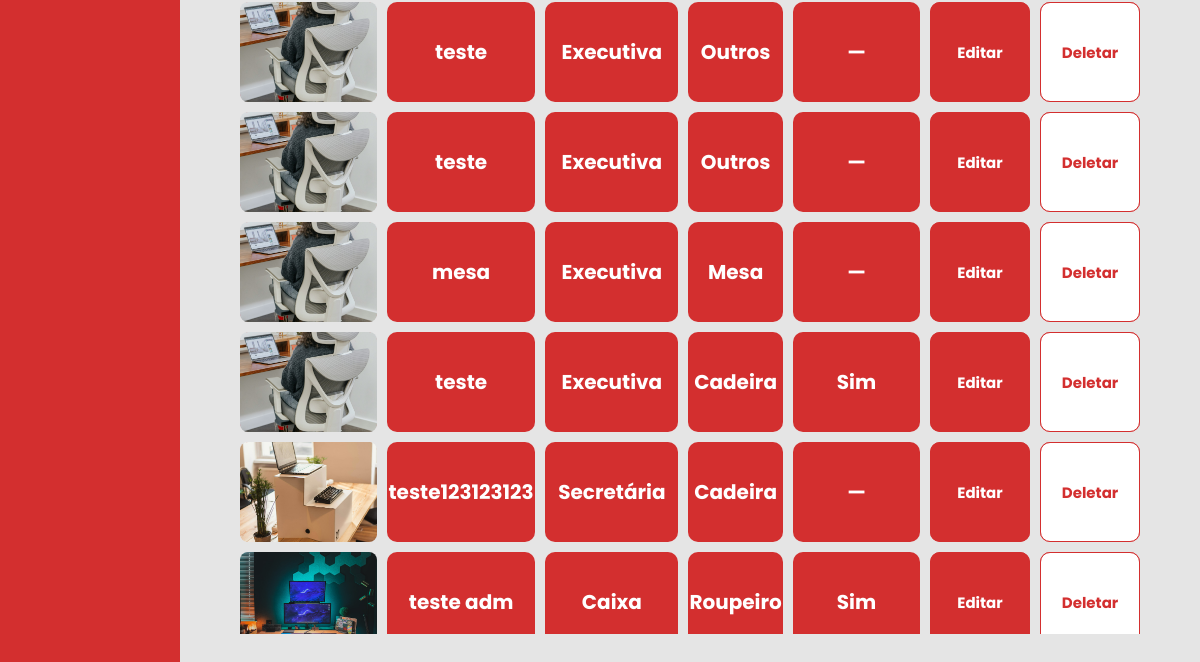
/adm/produtos/ (signed in, lower part), run on an earlier commit of the app's database.
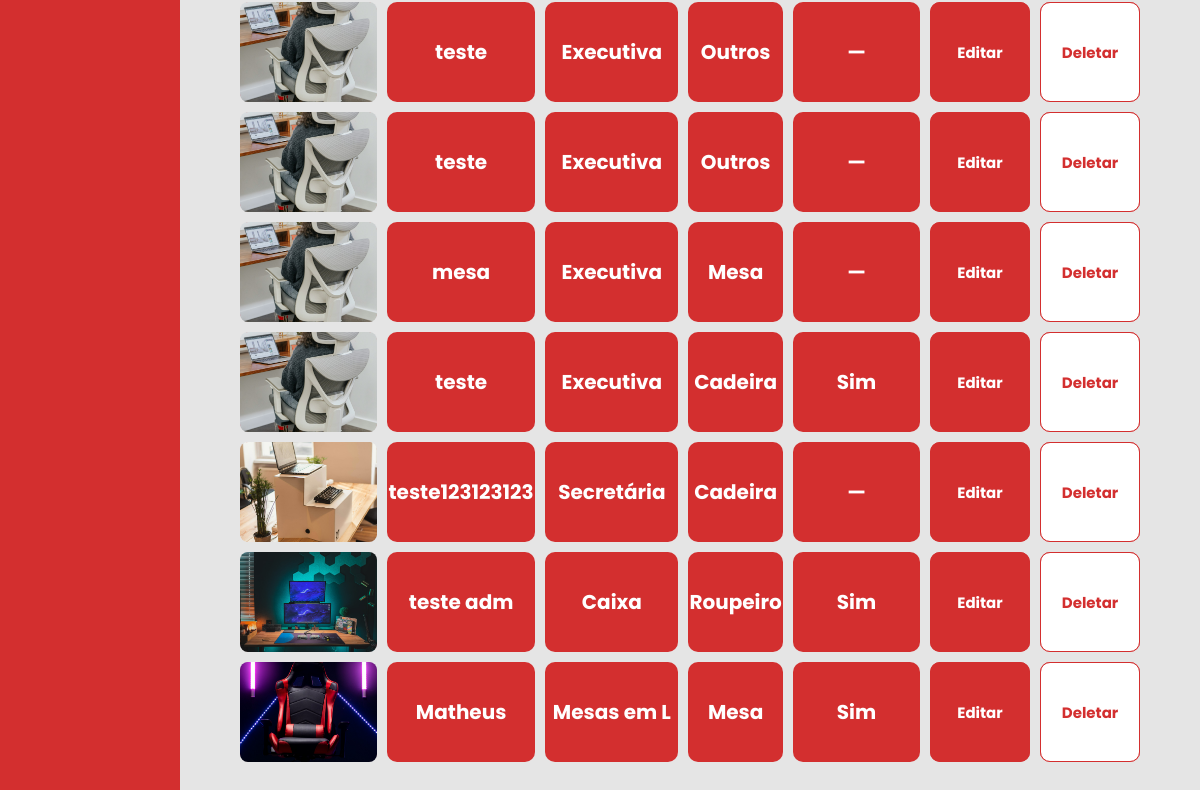
And on a later commit of the database.
### core/models.py (models this page shows, shortened)
class Produto(models.Model):
    TIPOS = [
        ("cadeira","Cadeira"),
        ("mesa","Mesa"),
        ("longarina","Longarina"),
        ("roupeiro","Roupeiro"),
        ("arquivo","Arquivos"),
        ("armario","Armários"),
        ("outros", "Outros")
    ]
    nome = models.CharField(max_length=200)
    descricao = models.TextField()
    destaque = models.BooleanField(default=False)
    slug = models.SlugField(unique=True, blank=True)
    tipo = models.CharField(max_length=20, choices=TIPOS, default="outros")
    categoria = models.ForeignKey(
        Categoria,
        on_delete=models.CASCADE,
        related_name="produtos"
    )

class ProdutoImagem(models.Model):
    produto = models.ForeignKey(
        Produto,
        on_delete=models.CASCADE,
        related_name="imagens"
    )
    imagem = models.ImageField(
        upload_to="produtos/",
        validators=[FileExtensionValidator(allowed_extensions=ALLOWED_IMAGE_EXTENSIONS), validate_image_file]
    )

class Categoria(models.Model):
    nome = models.CharField(max_length=100)
    slug = models.SlugField(unique=True)

### core/views.py (the view)
# urls.py: path("adm/produtos/", adm_produtos, name="adm_produtos"),
@login_required(login_url='/adm/login/')
def adm_produtos(request):
    produtos = Produto.objects.prefetch_related('imagens').select_related('categoria').all()
    return render(request, 'adm/produtos.html', {'produtos': produtos})

### core/templates/adm/produtos.html (shortened to what this page needs)
{% extends 'adm/base_adm.html' %}
{% load static %}
{% block css %}
<link rel="stylesheet" href="{% static 'css/adm/produtos.css' %}">
{% endblock %}
{% block content %}
<div class="container-categoria-adm">
    <div class="table-container">
        <table class="lista-categorias-adm">
            <tbody class="tbody-categorias-adm">
                {% for p in produtos %}
                <tr>
                    <td class="img-produto">
                        {% with p.imagens.first as img %}
                            {% if img %}
                                <img src="{{ img.imagem.url }}" alt="{{ p.nome }}" class="produto-imagem" />
                            {% else %}
                                <span class="text-muted">—</span>
                            {% endif %}
                        {% endwith %}
                    </td>
                    <td>{{ p.nome }}</td>
                    <td>{{ p.categoria.nome }}</td>
                    <td>{{ p.get_tipo_display }}</td>
                    <td>{% if p.destaque %}Sim{% else %}—{% endif %}</td>
                    <td class="btns-del-adit">
                        <button class="btn-edit-adm" data-url="{% url 'adm_produto_editar' p.id %}">Editar</button>
                    </td>
                    <td class="btns-del-adit">
                        <button class="btn-delet-adm" data-url="{% url 'adm_produto_deletar' p.id %}">Deletar</button>
                    </td>
                </tr>
                {% empty %}
                <tr>
                    <td colspan="7">Nenhum produto cadastrado.</td>
                </tr>
                {% endfor %}
            </tbody>
        </table>
    </div>
</div>
{% endblock %}

### core/templates/adm/base_adm.html (shortened to what this page needs)
{% load static %}
<!DOCTYPE html>
<html>
<head>
    <link rel="stylesheet" href="https://cdnjs.cloudflare.com/ajax/libs/font-awesome/6.5.0/css/all.min.css">
    <link rel="stylesheet" href="{% static 'css/adm/style_adm.css' %}">
    <link rel="stylesheet" href="{% static 'css/adm/header_adm.css' %}">
    {% block css %}{% endblock %}
</head>
<body>
<div class="container_base_adm">
    {% include 'adm/header_adm.html' %}
    {% block content %}
    {% endblock %}
</div>
</body>
</html>

### core/templates/adm/header_adm.html (shortened to what this page needs)
<header class="header-adm">
</header>

### core/static/css/adm/style_adm.css (style rules this page uses)
* { margin: 0; padding: 0; box-sizing: border-box; }
body { min-height: 100vh; background-color: #f5f5f5; }
.container_base_adm { width: 100%; height: 100vh; display: flex; background-color: #e5e5e5; }
.container_base_adm > .container-categoria-adm { flex: 1; min-width: 0; }

### core/static/css/adm/header_adm.css (style rules this page uses)
.header-adm { width: 15%; height: 100%; padding: 20px; background-color: #D32F2F; }

### core/static/css/adm/produtos.css (style rules this page uses)
.container-categoria-adm { width: 100%; height: 100%; display: flex; flex-direction: column; align-items: center; padding: 50px; }
.table-container { width: 100%; max-height: 70vh; overflow-y: auto; }
.lista-categorias-adm { width: 100%; border-collapse: separate; border-spacing: 10px 10px; }
.tbody-categorias-adm { height: 500px; background-color: #D32F2F; }
.btns-del-adit { width: 100px; }
.btn-edit-adm { width: 100%; height: 100px; border-radius: 10px; border: none; background-color: #D32F2F; font-family: "Poppins", sans-serif; font-size: 15px; font-weight: 700; color: white; cursor: pointer; transition: transform 0.3s; }
.btn-delet-adm { width: 100%; height: 100px; border-radius: 10px; border: 1px solid #D32F2F; background-color: white; font-family: "Poppins", sans-serif; font-size: 15px; font-weight: 700; color: #D32F2F; cursor: pointer; transition: transform 0.3s; }
.produto-imagem { height: 40px; width: 60px; object-fit: cover; border-radius: 8px; display: block; margin: 0 auto; }
.img-produto img { width: 100%; height: 100px; }

What changed in the data, as far as the page shows it:
added Produto: imagens.first.imagem (picture), nome "Matheus", categoria.nome "Mesas em L", tipo "Mesa", destaque "Sim"
